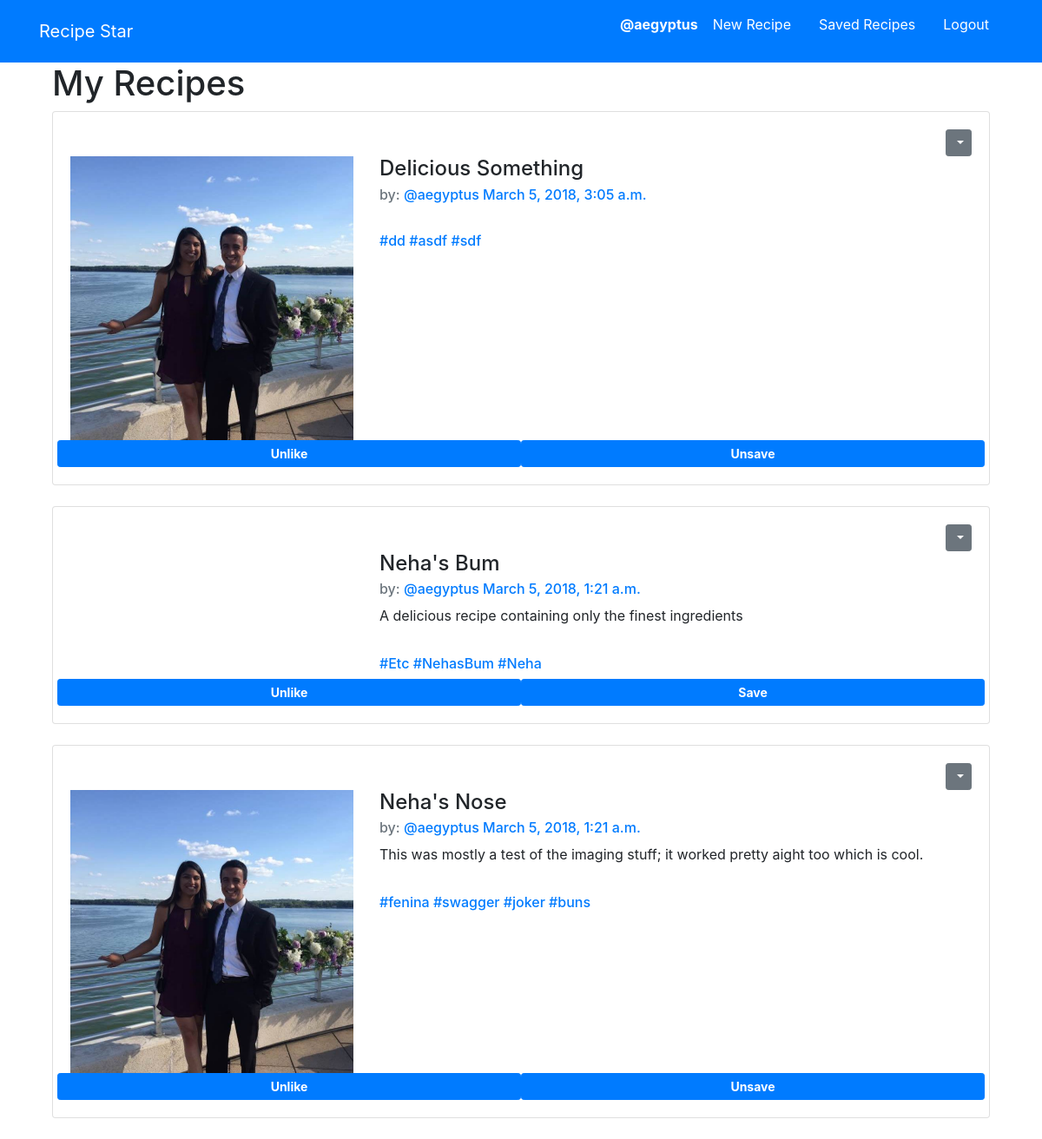
The page /recipies/by/aegyptus/ (signed in) on the database its author committed.
### recipies/models.py (models this page shows, shortened)
class Recipe(models.Model):
    user = models.ForeignKey(auth.models.User, on_delete=models.CASCADE, related_name='recipes')
    name = models.CharField(max_length=100)
    instructions = models.TextField()
    ingredients = models.TextField()
    created_at = models.DateTimeField(auto_now=True)
    about = models.TextField(blank=True, default='')
    cuisine = TaggableManager()
    pic = models.ImageField(upload_to=UploadToPathAndRename('images'), null=True, blank=True)
    like_id = models.CharField(max_length=20, editable=False)
    save_id = models.CharField(max_length=20, editable=False)
    class Meta:
        ordering = ['-created_at']

### recipies/views.py (the view)
# urls.py: path('by/<str:username>/', views.MyRecipeList.as_view(), name='by_recipe'),
class MyRecipeList(generic.ListView, SelectRelatedMixin, LoginRequiredMixin):
    model = models.Recipe
    select_related = ('user')
    template_name = 'recipies/my_recipies.html'
    def get_context_data(self, **kwargs):
        context = super().get_context_data(**kwargs)
        context['recipe_user'] = self.recipe_user
        return context
    def get_queryset(self):
        try:
            self.recipe_user = User.objects.prefetch_related('recipes').get(username__iexact=self.kwargs.get('username'))
        except User.DoesNotExist:
            raise Http404
        else:
            return self.recipe_user.recipes.all()
        self.queryset = self.model.objects.filter()

### recipies/templatetags/app_filters.py (called while the page is built)
def htfy(value):
    if str(value)[0]=='#':
        return value
    else:
        return '#'+str(value)

def get_recipe(value):
    return [val.recipe for val in value]

### recipies/templates/recipies/my_recipies.html
{% extends 'base.html' %}
{% block content %}
<div class="container">
  <h1>My Recipes</h1>
  {% for recipe in recipe_list %}
    {% include 'recipies/_recipe.html' %}
  {% endfor %}
</div>
{% endblock %}

### templates/base.html (shortened to what this page needs)
<!DOCTYPE html>
{% load staticfiles %}
<html>
  <head>
    <link rel="stylesheet" href="https://maxcdn.bootstrapcdn.com/bootstrap/4.0.0/css/bootstrap.min.css">
  </head>
  <body>
    <nav class='navbar navbar-light bg-primary text-white navbar-fixed-top' role='navigation' id='navbar'>
      <div class="container text-white">
        <a class='navbar-brand mynav text-white'
        href="{% url 'home' %}">Recipe Star</a>
        <ul class='nav navbar-light'>
        {% if user.is_authenticated %}
        <li class='nav-item'>
          <a class='nav-link text-white' href="{% url 'recipies:by_recipe' username=user.username %}">
          <div class="row">
            <strong>
             <p>@{{user.username}}</p>
           </strong>
          </div>
        </a>
        </li>
        <li class='nav-item'> <a class='nav-link text-white' href="{% url 'recipies:create' %}">New Recipe</a> </li>
        <li class='nav-item'> <a class='nav-link text-white' href="{% url 'recipies:saved_list' %}">Saved Recipes</a> </li>
        <li class='nav-item'> <a class='nav-link text-white' href="{% url 'accounts:logout' %}">Logout</a> </li>
        {% else %}
        <li class='nav-item'> <a class='nav-link text-white' href="{% url 'accounts:signup' %}">Sign Up</a> </li>
        <li class='nav-item'> <a class='nav-link text-white' href="{% url 'accounts:login' %}">Login</a> </li>
        {% endif %}
      </ul>
      </div>
    </nav>
    <div class="container">
      {% block content %}
      {% endblock %}
    </div>
</html>

### recipies/templates/recipies/_recipe.html (shortened to what this page needs)
{% load app_filters %}
<div class="card">
  <div class="card-body">
      {% if user.is_authenticated and recipe.user == user %}
      <div class="dropdown" align="right" style="vertical-align: top;">
        <button class="btn btn-secondary btn-sm dropdown-toggle"
        type="button" id="dropdownMenu1" data-toggle="dropdown"
        aria-haspopup="true" aria-expanded="false">
        </button>
      </div>
      {% endif %}
<div class='row'>
  <div class='col-md-4'>
    {% if recipe.pic %}
      <img src="{{ recipe.pic.url }}" style='height: 100%; width: 100%; object-fit: contain' alt='blah' />
    {% endif %}
  </div>
  <div class='col-md-8'>
  <h4 class='card-title'>{{recipe.name}}</h4>
    <h6 class='card-subtitle mb-2 text-muted'>
    by: <a href="{% url 'recipies:by_recipe' username=recipe.user.username %}">@{{recipe.user.username}}</a>
    <a href="{% url 'recipies:detailview' pk=recipe.pk %}">{{recipe.created_at}}</a>
  </h6>
  <p class='card-text'>
    {{recipe.about}}
  </p>
  <br>
  <h6 class='card-subtitle mb-2 text-muted'>
    {% for tags in recipe.cuisine.names %}
    <a href="#">{{ tags|htfy }}</a>
    {% endfor %}
  </div>
</div>
<div class="row">
  <button class="btn btn-sm btn-primary like col" id="{{recipe.like_id}}">
  {% if recipe in user.likes.all|get_recipe %}
    <strong>Unlike</strong>
  {% else %}
    <strong>Like</strong>
  {% endif %}
  </button>
  <button class="btn btn-sm btn-primary save col" id="{{recipe.save_id}}">
  {% if recipe in user.saves.all|get_recipe %}
    <strong>Unsave</strong>
  {% else %}
    <strong>Save</strong>
  {% endif %}
  </button>
</div>
</div>
</div>
<br>

### rows shown on the page
Recipe: pic (picture), name "Delicious Something", user.username "aegyptus", created_at "March 5, 2018, 3:05 a.m.", names "#dd" "#asdf" "#sdf", shows "Unlike", shows "Unsave"
Recipe: name "Neha's Bum", user.username "aegyptus", created_at "March 5, 2018, 1:21 a.m.", about "A delicious recipe containing only the finest ingredients", names "#Etc" "#NehasBum" "#Neha", shows "Unlike", shows "Save"
Recipe: pic (picture), name "Neha's Nose", user.username "aegyptus", created_at "March 5, 2018, 1:21 a.m.", about "This was mostly a test of the imaging stuff; it worked pretty aight too which is cool.", names "#fenina" "#swagger" "#joker" "#buns", shows "Unlike", shows "Unsave"

### other values the page prints
{{ user.username }} "aegyptus"
